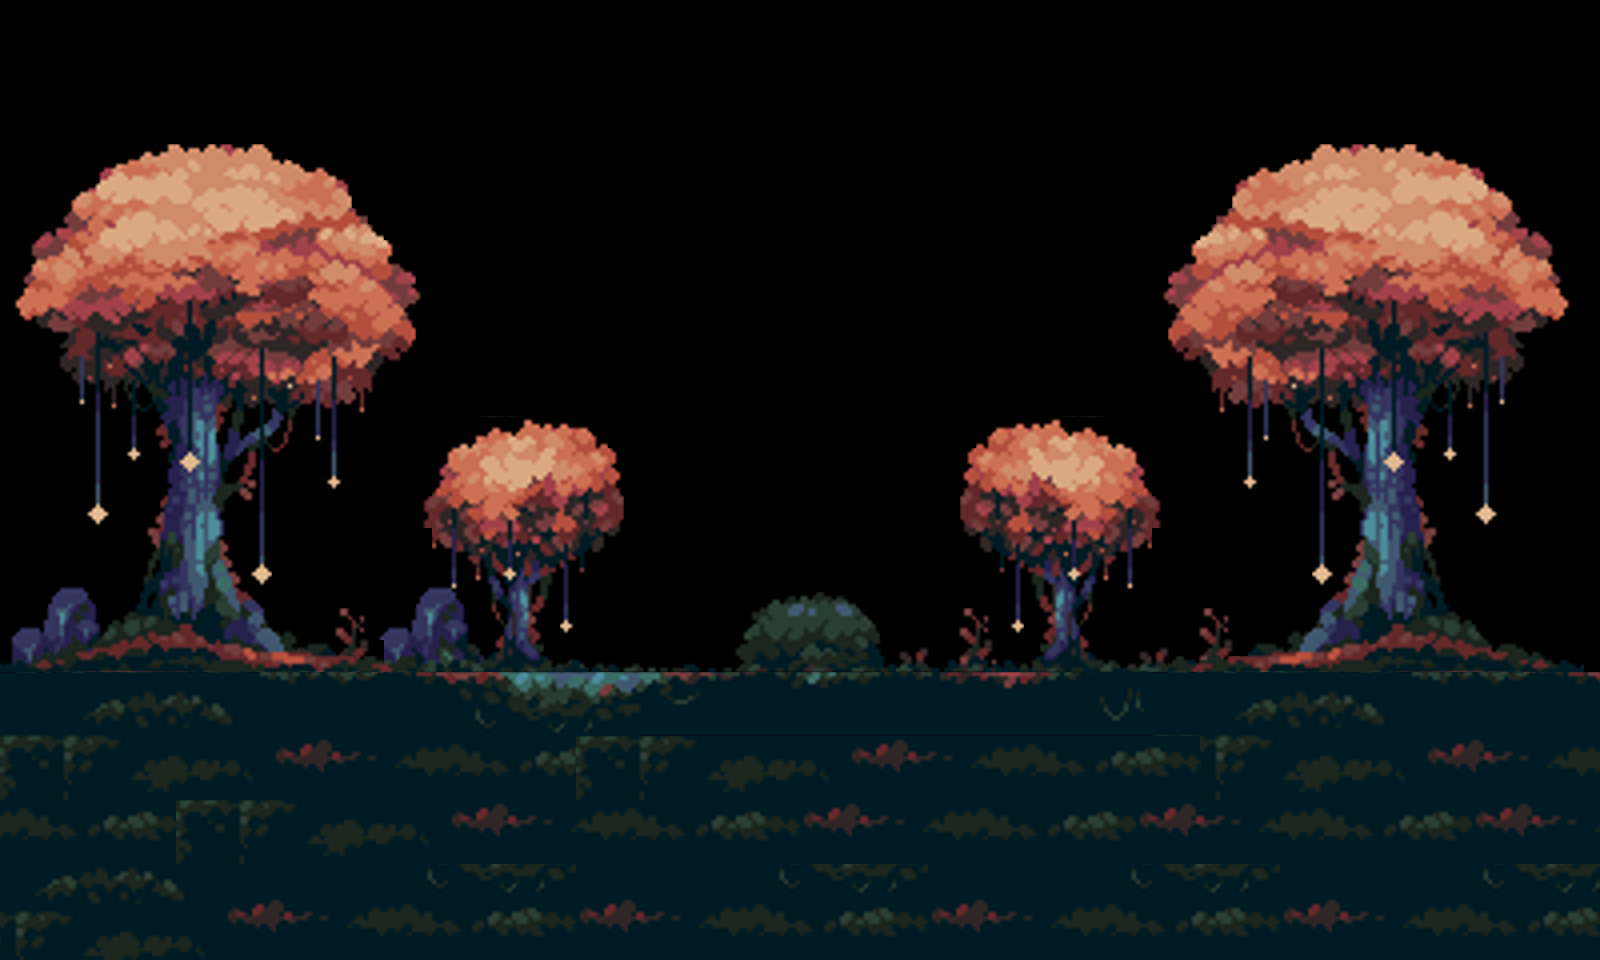

Tiled map render using the project's own tile images. Description and the map definition, with tile-layer contents summarised, below:
An orthogonal 100x60 tile map with 16x16 px tiles, 2 tile layers (Tile Layer 1, Tile Layer 2).

<map version="1.10" tiledversion="1.10.1" class="NightForest" orientation="orthogonal" renderorder="right-down" width="100" height="60" tilewidth="16" tileheight="16" infinite="0" nextlayerid="3" nextobjectid="1">
 <tileset firstgid="1" name="tileset4x" tilewidth="16" tileheight="16" tilecount="3168" columns="72">
  <image source="tileset4x.png" width="1152" height="704" />
 </tileset>
 <layer id="1" name="Tile Layer 1" width="100" height="60">
  <data>[6000 cells, 1986 non-empty, 558 distinct tile ids]</data>
 </layer>
 <layer id="2" name="Tile Layer 2" width="100" height="60">
  <data>[6000 cells, 1422 non-empty, 711 distinct tile ids]</data>
 </layer>
</map>
